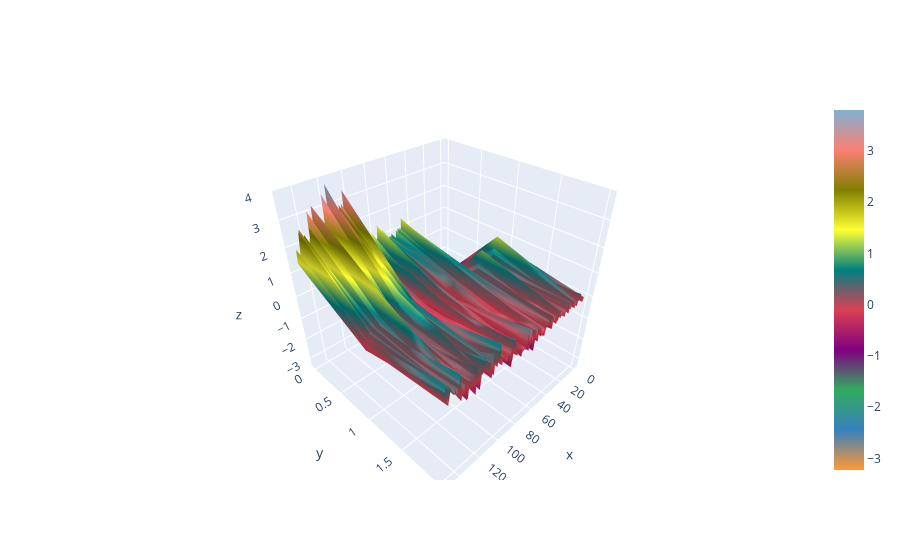

The cell this chart's notebook holds for it:
### Code cell
transformed.iplot(kind = 'surface',colors = {0:'r',1:'b',2:'y'})

### Figure 1 — Plotly figure (JSON) as saved in the notebook; plotly's stock layout.template omitted (floating-point values rounded to 4 significant figures; data arrays with more than 128 entries replaced by an {"elided": "..."} marker saying what was removed)
{"data": [{"colorscale": [[0, "rgb(255, 153, 51)"], [0.1111, "rgb(55, 128, 191)"], [0.2222, "rgb(50, 171, 96)"], [0.3333, "rgb(128, 0, 128)"], [0.4444, "rgb(219, 64, 82)"], [0.5556, "rgb(0, 128, 128)"], [0.6667, "rgb(255, 255, 51)"], [0.7778, "rgb(128, 128, 0)"], [0.8889, "rgb(251, 128, 114)"], [1, "rgb(128, 177, 211)"]], "type": "surface", "x": {"elided": "150 int values"}, "y": [0, 1, 2], "z": {"elided": "3x150 float values"}}], "layout": {"legend": {"bgcolor": "#FFFFFF", "font": {"color": "#4D5663"}}, "paper_bgcolor": "#FFFFFF", "plot_bgcolor": "#FFFFFF", "title": {"font": {"color": "#4D5663"}}, "xaxis": {"gridcolor": "#E1E5ED", "showgrid": true, "tickfont": {"color": "#4D5663"}, "title": {"font": {"color": "#4D5663"}, "text": ""}, "zerolinecolor": "#E1E5ED"}, "yaxis": {"gridcolor": "#E1E5ED", "showgrid": true, "tickfont": {"color": "#4D5663"}, "title": {"font": {"color": "#4D5663"}, "text": ""}, "zerolinecolor": "#E1E5ED"}}}
